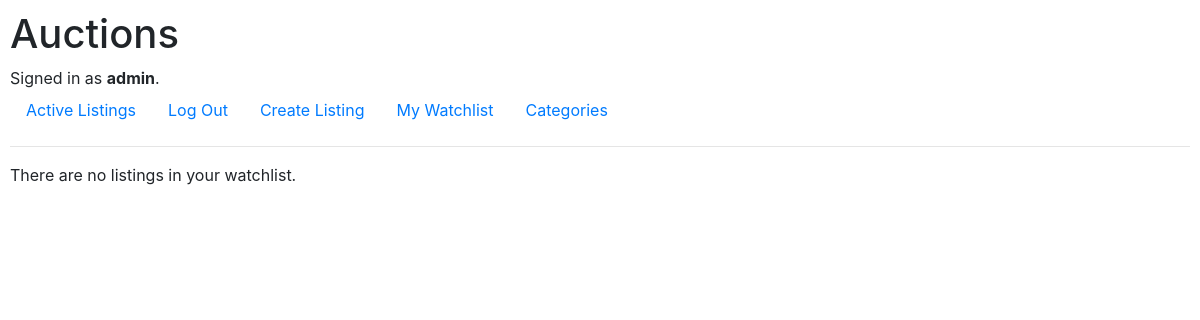
The app's page /watchlist/1 (signed in), older data.
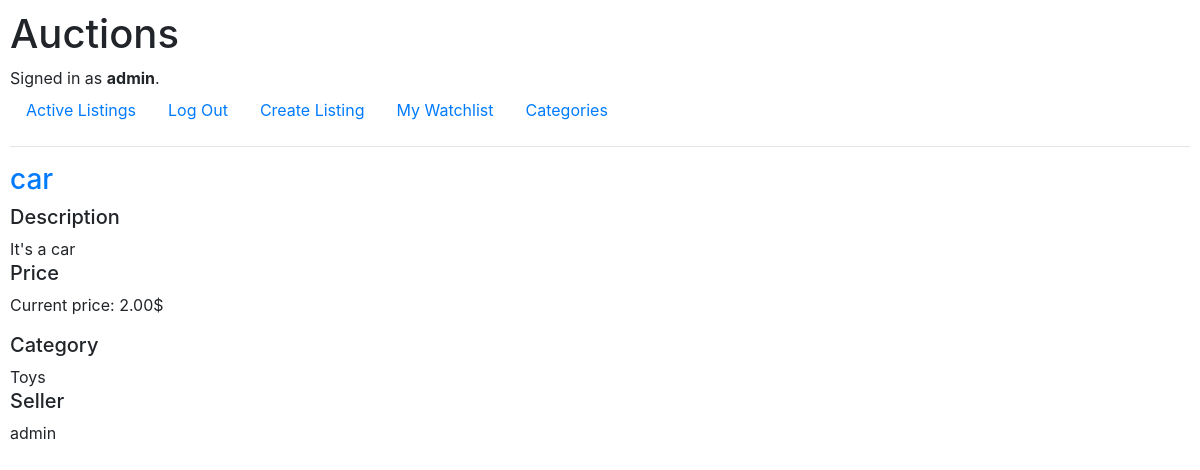
The same page, newer data.
### auctions/models.py (models this page shows, shortened)
class Listing(models.Model):
    title = models.CharField(max_length=50, unique=True)
    seller = models.ForeignKey(User, on_delete=models.CASCADE, related_name="user_listings")
    init_price = models.DecimalField(max_digits=15, decimal_places=2)
    current_price = models.DecimalField(blank=True, null=True, max_digits=15, decimal_places=2)
    category = models.ForeignKey(Category, on_delete=models.CASCADE, related_name="category_listings")
    status = models.BooleanField(default=True)
    image = models.CharField(max_length=100)
    description = models.CharField(max_length=1000)
    winner = models.ForeignKey(User, on_delete=models.CASCADE, null=True, blank=True, related_name="winner_listings")
    watchlist = models.ManyToManyField(User, related_name="user_watchlist")

class Category(models.Model):
    name = models.CharField(max_length=20, primary_key=True)
    def __str__(self):
        return f"{self.name}"

class User(AbstractUser):
    pass
    def __str__(self):
        return f"{self.username}"

### auctions/views.py (the view)
# urls.py: path("watchlist/<str:user_id>", views.watchlist, name="watchlist"),
@login_required
def watchlist(request, user_id):
    current_user = User.objects.get(pk=user_id)
    watchlist = current_user.user_watchlist.all()
    return render(request, "auctions/watchlist.html", {
        "watchlist": watchlist
    })

### auctions/templates/auctions/watchlist.html
{% extends 'auctions/layout.html' %}
{% block body %}
	{% for i in watchlist %}
		<h3>
			<a href="{% url 'listing' id=i.id %}">{{ i.title }}</a>
		</h3>
		<div>
			<h5>Description</h5>
			{{ i.description }}
		</div>
		<div>
			<h5>Price</h5>
			<p>
				Current price: {{ i.current_price }}$
			</p>
		</div>
		<div>
			<h5>Category</h5>
			{{ i.category }}
		</div>
		<div>
			<h5>Seller</h5>
			{{ i.seller }}
		</div>
	{% empty %}
		<p>
			There are no listings in your watchlist.
		</p>
	{% endfor %}
{% endblock %}

Row changes from the older to the newer data that the page shows:
now on this page (row edited): Listing: title "car", description "It's a car", current_price "2.00", category "Toys", seller "admin"
Text that changed along with them:
text no longer shown: "There are no listings in your watchlist."
